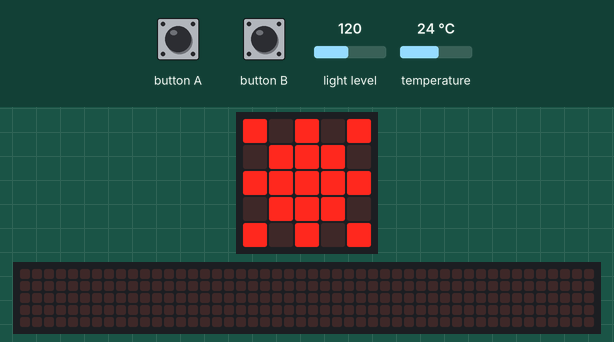
This program was run on a simulated BBC micro:bit running MicroPython. On the bench: the board's 5×5 LED display, a strip that is not on the board, showing the scrolling text unrolled. The inputs (shaded band) are chosen by the test bench; at power-on: light level 120, temperature 24 °C. The 48×5 strip is a reading aid, not a part: it shows the text the display is scrolling, unrolled, one strip-width of it at a time.

Above: at 1.2 s.
1.3 s: button A pressed for 0.15 s
At 1.37 s:
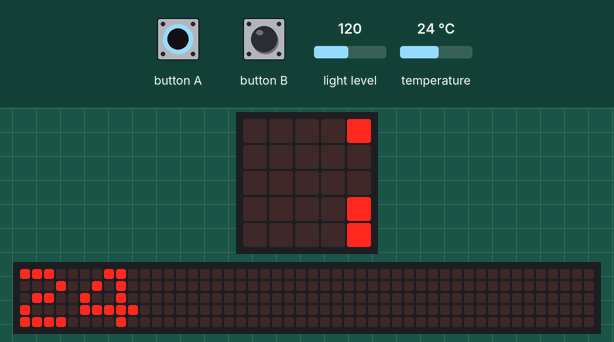
2.0 s: light level set to 105
5.0 s: light level set to 97
At 5.8 s:
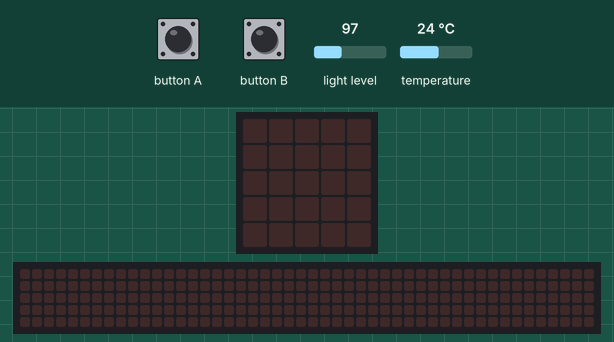
6.5 s: button B pressed for 0.15 s
At 6.57 s:
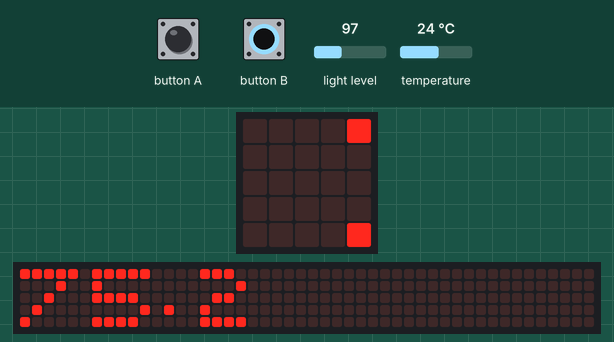
7.2 s: button A pressed for 1 s
8.8 s: temperature set to 12 °C
At 10.17 s:
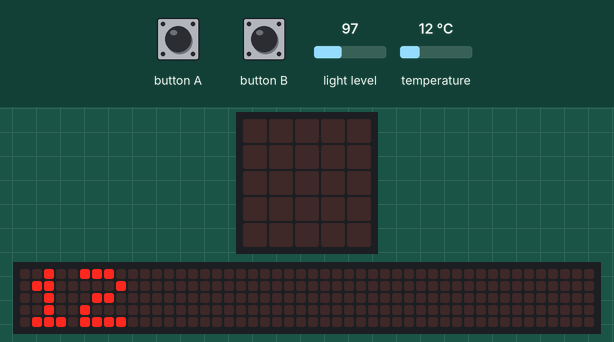
Timing chart, 0 to 11.8 s (numbered marks = the images above; inputs shaded):
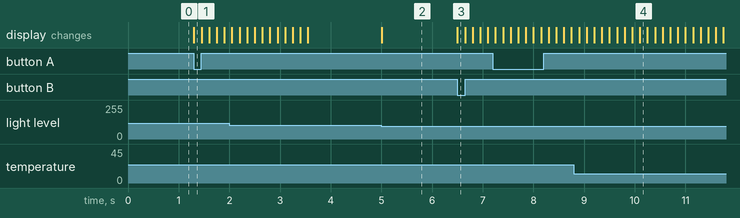

Measured:
- the behaviour switches between 101 and 100 on light level (found by bisection; images 1 and 2)
- after the input at 1.3 s, the display: changes at once (image 1)
- after the input at 5.0 s, the display: changes at once (image 2)
- after the input at 6.5 s, the display: changes at once (image 3)

The program:

weather_station.py
```python
# Thermometer
# https://microbit.org/projects/make-it-code-it/thermometer/?editor=python

from microbit import *

def detect_light():
    if display.read_light_level() > 100:
            display.show(Image(
                "90909:"
                "09990:"
                "99999:"
                "09990:"
                "90909"))
    else:
            display.clear()

while True:

    if button_a.was_pressed():
        display.scroll(temperature())  # temperature in celcius

    elif button_b.was_pressed():
        display.scroll(temperature()*9/5 + 32)  # temperature in Fahrenheit

    else:
        detect_light()
```
